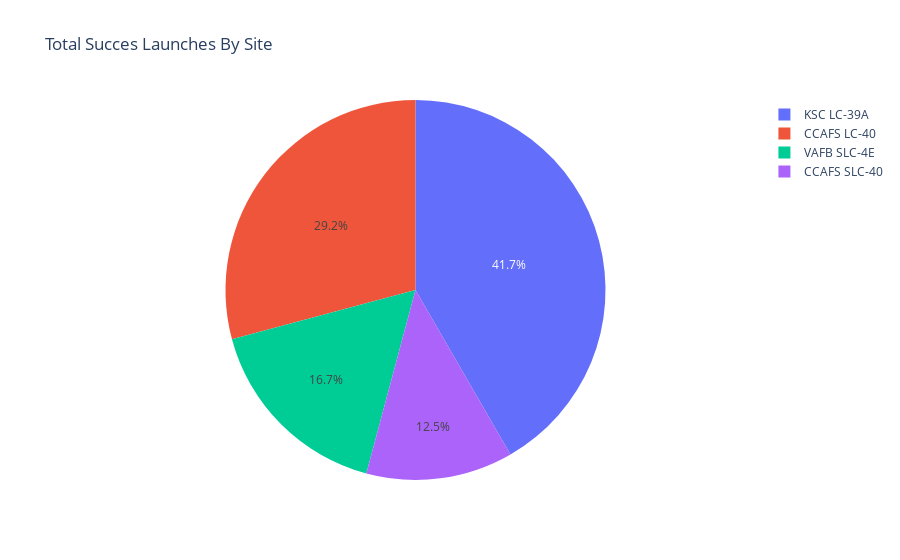

The notebook cell this image was saved under:
### Code cell
import plotly.express as px

spacex_df = pd.read_csv("spacex_launch_dash.csv")
filtered_df = spacex_df


fig = get_pie_chart('ALL')
fig.show()

### Figure 1 — Plotly figure (JSON) as saved in the notebook; plotly's stock layout.template omitted (floating-point values rounded to 4 significant figures)
{"data": [{"domain": {"x": [0, 1], "y": [0, 1]}, "hovertemplate": "Launch Site=%{label}<br>class=%{value}<extra></extra>", "labels": ["CCAFS LC-40", "CCAFS LC-40", "CCAFS LC-40", "CCAFS LC-40", "CCAFS LC-40", "CCAFS LC-40", "CCAFS LC-40", "CCAFS LC-40", "CCAFS LC-40", "CCAFS LC-40", "CCAFS LC-40", "CCAFS LC-40", "CCAFS LC-40", "CCAFS LC-40", "CCAFS LC-40", "CCAFS LC-40", "CCAFS LC-40", "CCAFS LC-40", "CCAFS LC-40", "CCAFS LC-40", "CCAFS LC-40", "CCAFS LC-40", "CCAFS LC-40", "CCAFS LC-40", "CCAFS LC-40", "CCAFS LC-40", "VAFB SLC-4E", "VAFB SLC-4E", "VAFB SLC-4E", "VAFB SLC-4E", "VAFB SLC-4E", "VAFB SLC-4E", "VAFB SLC-4E", "VAFB SLC-4E", "VAFB SLC-4E", "VAFB SLC-4E", "KSC LC-39A", "KSC LC-39A", "KSC LC-39A", "KSC LC-39A", "KSC LC-39A", "KSC LC-39A", "KSC LC-39A", "KSC LC-39A", "KSC LC-39A", "KSC LC-39A", "KSC LC-39A", "KSC LC-39A", "KSC LC-39A", "CCAFS SLC-40", "CCAFS SLC-40", "CCAFS SLC-40", "CCAFS SLC-40", "CCAFS SLC-40", "CCAFS SLC-40", "CCAFS SLC-40"], "legendgroup": "", "name": "", "showlegend": true, "type": "pie", "values": [0, 0, 0, 0, 0, 0, 0, 0, 0, 0, 0, 0, 0, 0, 0, 0, 0, 1, 1, 0, 1, 1, 1, 0, 1, 1, 0, 0, 1, 1, 1, 1, 0, 0, 0, 0, 1, 0, 1, 1, 0, 1, 1, 0, 1, 1, 1, 1, 1, 1, 1, 0, 0, 0, 1, 0]}], "layout": {"legend": {"tracegroupgap": 0}, "title": {"text": "Total Succes Launches By Site"}}}
